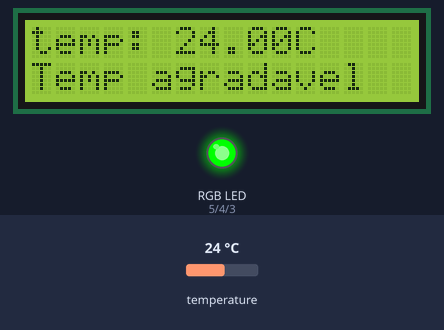
The sketch below on a simulated Arduino Uno, built with avr-gcc and run on an emulated ATmega328P. Shown: 16×2 character LCD, an RGB LED mixed from three pins (HIGH = lit). The inputs (shaded band) are chosen by the test bench; at power-on: temperature 24 °C.

Above: at 1.2 s.
1.3 s: temperature set to 22.5 °C
At 3.0 s:
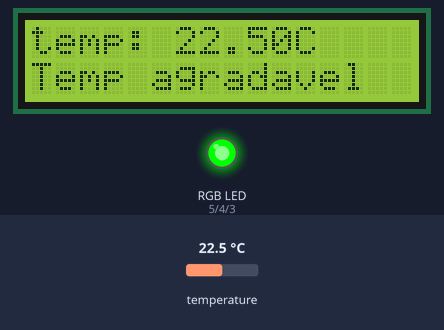
3.3 s: temperature set to 21.2 °C
At 4.8 s:
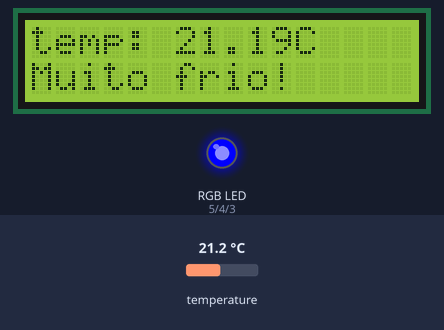
5.2 s: temperature set to 33 °C
At 6.5 s:
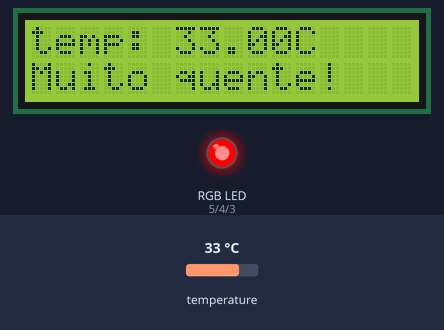
Timing chart, 0 to 8.2 s (numbered marks = the images above; inputs shaded):
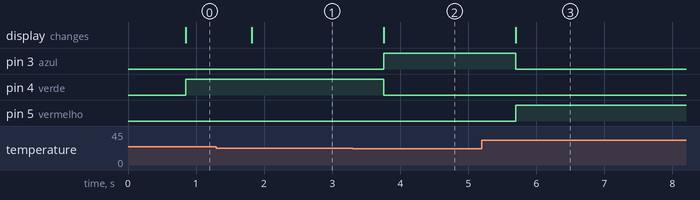

The sketch:

codigo_ds18b20.ino
```cpp
// Código com led RGB, LCD 16 x 2 e sensor de temperatura DS18B20 waterproof
#include <OneWire.h>
#include <DallasTemperature.h>
#include <LiquidCrystal.h>

const int CABO_TEMPERATURA = 2; // O fio de dados é conectado no pino digital 2 no Arduino
LiquidCrystal display(13, 12, 11, 10, 9, 8);

OneWire oneWire(CABO_TEMPERATURA);  // Prepara uma instância oneWire para comunicar com qualquer outro dispositivo oneWire

DallasTemperature sensors(&oneWire); // Passa uma referência oneWire para a biblioteca DallasTemperature

int azul = 3; // pinos do led rgb
int verde = 4;
int vermelho = 5;

void get_vermelho(){
  analogWrite(azul, 0);
  analogWrite(verde, 0);
  analogWrite(vermelho, 255);
}

void get_verde(){
  analogWrite(verde, 255);
  analogWrite(azul, 0);
  analogWrite(vermelho, 0);
}

void get_azul(){
  analogWrite(verde, 0);
  analogWrite(azul, 255);
  analogWrite(vermelho, 0);
}

void setup(void)
{
  sensors.begin();  // Inicia a biblioteca
  display.begin(16, 2);
  Serial.begin(9600);
}

void loop(void)
{
  sensors.requestTemperatures(); // Manda comando para ler temperaturas
  float temperatura = sensors.getTempCByIndex(0);
  float temperatura_minima = 22.00;
  float temperatura_maxima = 30.00;
  //parte do LCD
  display.clear();
  display.setCursor(0, 0);
  display.print("temp: ");
  display.print(temperatura);
  display.print("C ");
  if (temperatura >= temperatura_maxima){
    display.setCursor(0, 1);
    display.print("Muito quente!");
    get_vermelho();
  }
  else if (temperatura <= temperatura_minima){
    display.setCursor(0, 1);
    display.print("Muito frio!");
    get_azul();
  }
  else{
    display.setCursor(0, 1);
    display.print("Temp agradavel");
    get_verde();
  }
  delay(1000 * 0.2);
}
```

Measured:
- the behaviour switches between 22.1 and 22 °C on temperature (found by bisection; images 1 and 2)
- after the input at 1.3 s, the display: changes after 0.52 s (image 1)
- after the input at 3.3 s, pin 3 (azul): LOW → HIGH after 0.46 s; pin 4 (verde): HIGH → LOW after 0.46 s; the display: changes after 0.46 s (image 2)
- after the input at 5.2 s, pin 3 (azul): HIGH → LOW after 0.50 s; pin 5 (vermelho): LOW → HIGH after 0.50 s; the display: changes after 0.50 s (image 3)
